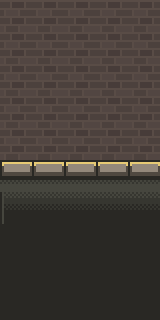

The image is a tile-based game level rendered from a .tmx file. Its description and source (layers, tilesets, objects; grid data summarised) follow:
An orthogonal 5x10 tile map with 32x32 px tiles, 1 tile layer (map).

<map version="1.0" orientation="orthogonal" renderorder="right-down" width="5" height="10" tilewidth="32" tileheight="32" nextobjectid="1">
 <tileset firstgid="1" name="tile_sheet" tilewidth="32" tileheight="32">
  <image source="tile_sheet.png" width="640" height="480" />
 </tileset>
 <layer name="map" width="5" height="10">
  <data>[50 cells, 50 non-empty, 5 distinct tile ids]</data>
 </layer>
</map>
